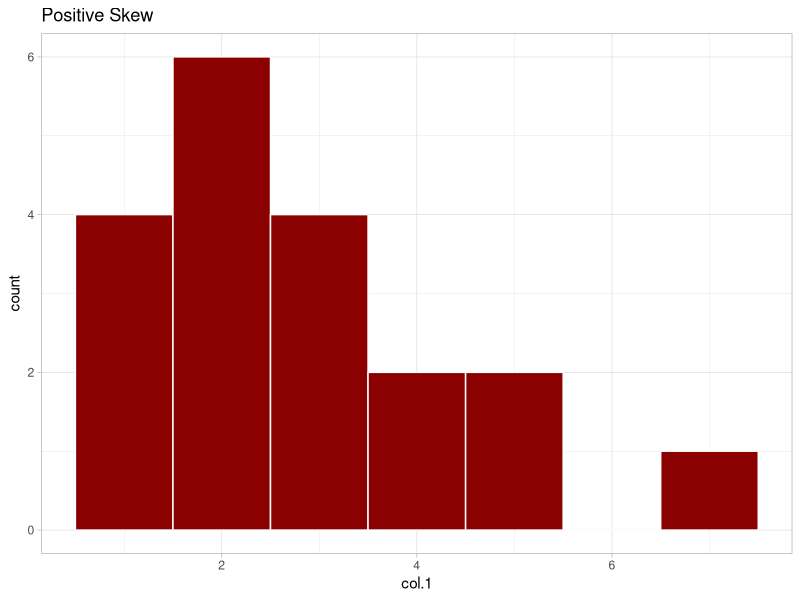
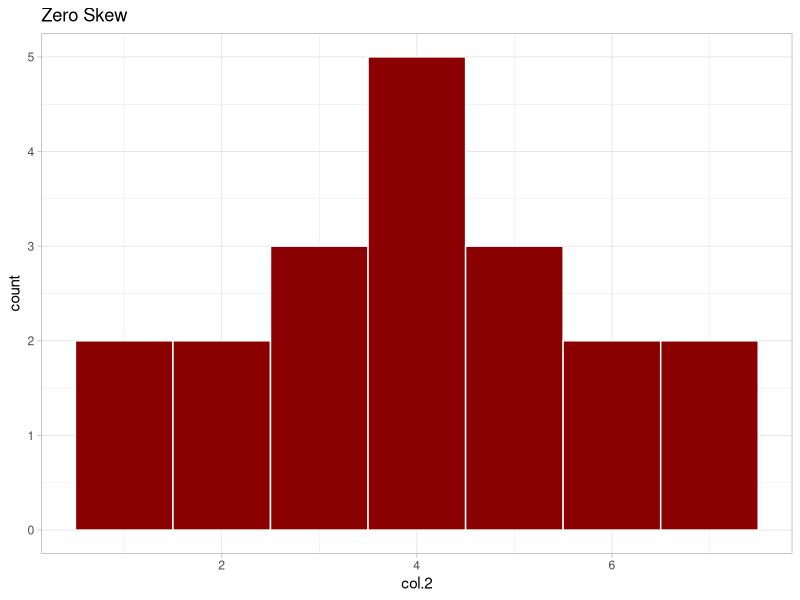
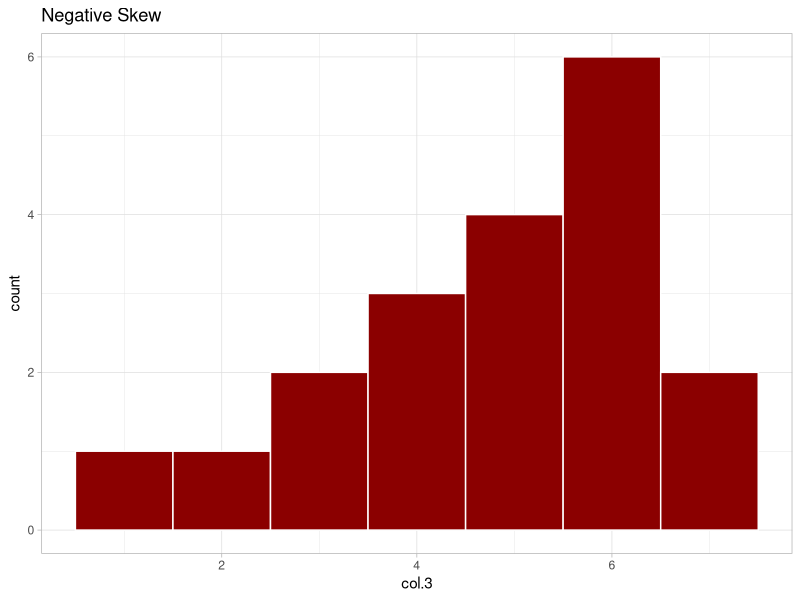
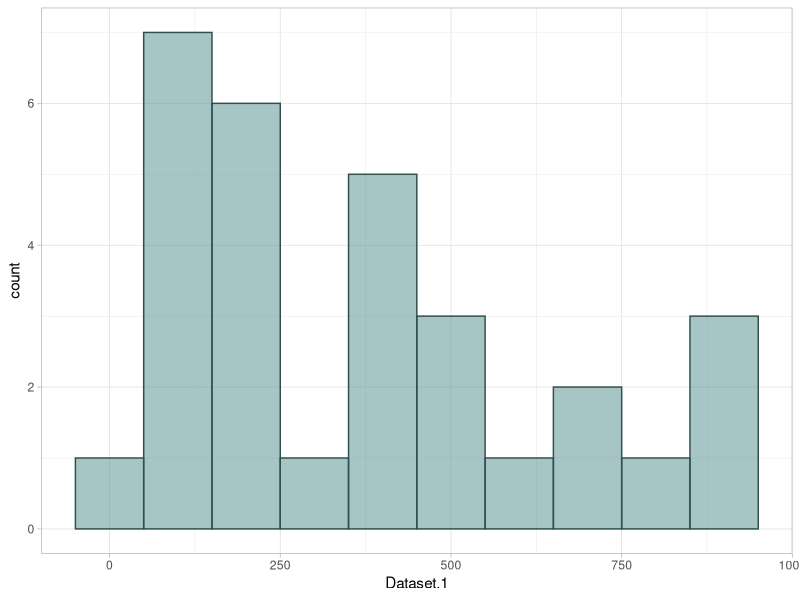
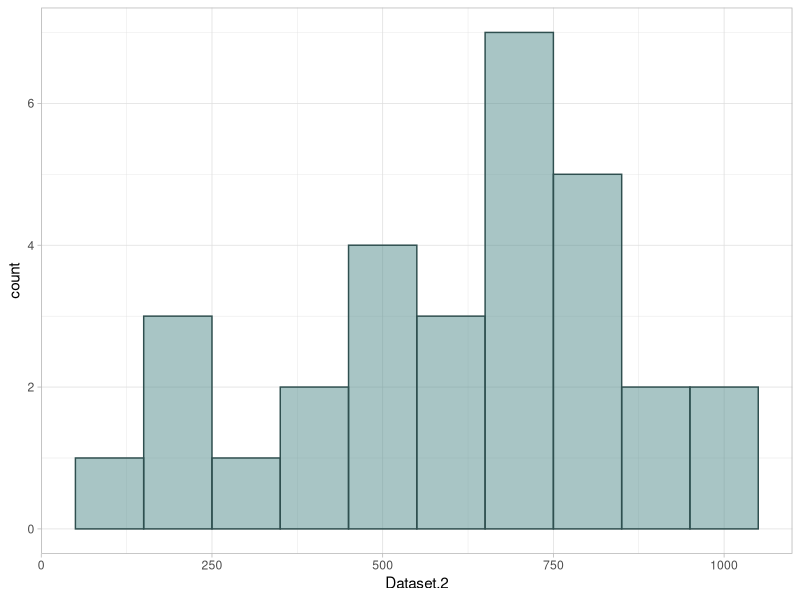

Generate these figures, in order, with R:

library(tidyverse)

col.1 = c(1, 1, 1, 1, 2, 2, 2, 2, 2, 2, 3, 3, 3, 3, 4, 4, 5, 5, 7)
col.2 = c(1, 1, 2, 2, 3, 3, 3, 4, 4, 4, 4, 4, 5, 5, 5, 6, 6, 7, 7)
col.3 = c(1, 2, 3, 3, 4, 4, 4, 5, 5, 5, 5, 6, 6, 6, 6, 6, 6, 7, 7)

df = data_frame(col.1, col.2, col.3)

summary(df)

pl.1 = ggplot(df, aes(x = col.1)) +
  geom_histogram(binwidth = 1, color = "white", fill = "red4") +
  theme_light() + labs(title = "Positive Skew")

pl.2 = ggplot(df, aes(x = col.2)) +
  geom_histogram(binwidth = 1, color = "white", fill = "red4") +
  theme_light() + labs(title = "Zero Skew")

pl.3 = ggplot(df, aes(x = col.3)) +
  geom_histogram(binwidth = 1, color = "white", fill = "red4") +
  theme_light() + labs(title = "Negative Skew")

# Positive Skew 
pl.1 

# Zero Skew
pl.2

# Negative Skew
pl.3


### Visual examination of the skew

sk1 <- read.csv("skew_1.csv")
sk2 <- read.csv("skew_2.csv")

skew1 <- ggplot(data = sk1, aes(x = `Dataset.1`))
skew1 + geom_histogram(binwidth = 100,
                       color = "darkslategray", 
                       fill = "darkslategray4", 
                       alpha = 0.5) +
  theme_light()

# The skew of this dataset is positive


skew2 <- ggplot(data = sk2, aes(x = `Dataset.2`))
skew2 + geom_histogram(binwidth = 100,
                       color = "darkslategray", 
                       fill = "darkslategray4", 
                       alpha = 0.5) +
  theme_light()

# The skew of this dataset is negative

### Numerical examination of the skew 

library(psych)

describe(sk1)
describe(sk2)


